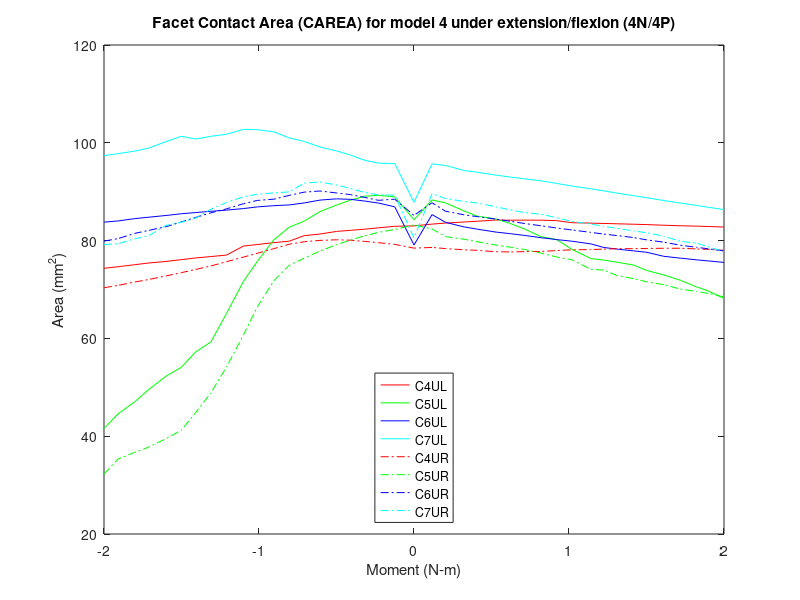

Source code (MATLAB):
% Facet Contact Area (CAREA)
% model4_APSlide_NoTether/4n & 4p
clear all;
%% 4P
figure (13)

c4ulxp=[2 2.05816 2.10161 2.16188 2.20417 2.26497 2.3108 2.35767 2.41039 2.46048 2.50857 2.57039 2.61266 2.65395 2.70851 2.75122 2.8056 2.85917 2.91124 2.95071 3]-2;
c4ulyp=[83.0059 83.3726 83.5914 83.805 83.9588 84.2104 84.1681 84.1902 84.1705 84.0814 83.6655 83.5719 83.5065 83.4417 83.3491 83.2712 83.1466 83.0367 82.9571 82.8804 82.7708];

c4urxp=[2 2.05816 2.10161 2.16188 2.20417 2.26497 2.3108 2.35767 2.41039 2.46048 2.50857 2.57039 2.61266 2.65395 2.70851 2.75122 2.8056 2.85917 2.91124 2.95071 3]-2;
c4uryp=[78.4596 78.6009 78.3681 78.1216 78.0072 77.7295 77.6769 77.7509 77.7936 77.961 78.1165 78.1662 78.2636 78.3477 78.3525 78.3906 78.4344 78.4364 78.3003 78.2052 78.0157];

c5ulxp=[2 2.05816 2.10161 2.16188 2.20417 2.26497 2.3108 2.35767 2.41039 2.46048 2.50857 2.57039 2.61266 2.65395 2.70851 2.75122 2.8056 2.85917 2.91124 2.95071 3]-2;
c5ulyp=[84.2651 88.3163 87.7119 86.0616 84.9941 84.4197 83.4917 82.3503 80.8007 80.2029 78.2431 76.3305 76.012 75.59 74.9943 73.8831 72.9818 71.8889 70.5452 69.6659 68.1776];

c5urxp=[2 2.05816 2.10161 2.16188 2.20417 2.26497 2.3108 2.35767 2.41039 2.46048 2.50857 2.57039 2.61266 2.65395 2.70851 2.75122 2.8056 2.85917 2.91124 2.95071 3]-2;
c5uryp=[83.2283 82.381 80.8111 80.2749 79.7679 79.0821 78.6458 78.1709 77.4355 76.6468 76.1105 74.138 73.973 72.8734 72.2223 71.5578 70.9921 70.0806 69.6094 69.1928 68.4867];

c6ulxp=[2 2.05816 2.10161 2.16188 2.20417 2.26497 2.3108 2.35767 2.41039 2.46048 2.50857 2.57039 2.61266 2.65395 2.70851 2.75122 2.8056 2.85917 2.91124 2.95071 3]-2;
c6ulyp=[79.1 85.319 83.7366 82.7951 82.3356 81.7386 81.4155 81.0479 80.5878 80.2035 79.8863 79.3269 78.5901 78.2708 77.9013 77.6056 76.7882 76.4128 76.0701 75.8331 75.5378];

c6urxp=[2 2.05816 2.10161 2.16188 2.20417 2.26497 2.3108 2.35767 2.41039 2.46048 2.50857 2.57039 2.61266 2.65395 2.70851 2.75122 2.8056 2.85917 2.91124 2.95071 3]-2;
c6uryp=[85.1652 87.7388 86.0096 85.2691 84.8995 84.3893 83.95 83.4858 83.0332 82.5727 82.1815 81.6824 81.3328 81.0303 80.6221 80.1411 79.6866 79.0521 78.6359 78.308 77.8835];

c7ulxp=[2 2.05816 2.10161 2.16188 2.20417 2.26497 2.3108 2.35767 2.41039 2.46048 2.50857 2.57039 2.61266 2.65395 2.70851 2.75122 2.8056 2.85917 2.91124 2.95071 3]-2;
c7ulyp=[87.8311 95.6796 95.3696 94.3236 93.9879 93.3822 92.995 92.6211 92.2276 91.6947 91.1663 90.5934 90.1607 89.7146 89.1803 88.7674 88.1929 87.6849 87.1956 86.8039 86.3414];

c7urxp=[2 2.05816 2.10161 2.16188 2.20417 2.26497 2.3108 2.35767 2.41039 2.46048 2.50857 2.57039 2.61266 2.65395 2.70851 2.75122 2.8056 2.85917 2.91124 2.95071 3]-2;
c7uryp=[80.5602 89.6009 88.6107 88.0053 87.6939 86.8929 86.2763 85.7192 85.3825 84.672 83.9225 83.4074 82.8869 82.5316 81.9729 81.6015 80.9023 79.8516 79.4939 78.6812 77.8042];

%% 4N
c4ulxn=-1*[2 2.0622 2.11523 2.15852 2.20492 2.25001 2.30364 2.35417 2.40231 2.45225 2.50547 2.55011 2.60474 2.65523 2.70472 2.7507 2.80007 2.85772 2.90074 2.95442 3 ]+2;
c4ulyn=[83.0059 82.9282 82.6103 82.3324 82.0969 81.8756 81.3389 81.0158 79.8826 79.5817 79.2018 78.8864 77.0417 76.7367 76.4513 76.1052 75.7351 75.41 75.0723 74.6602 74.3374];

c4urxn=-1*[2 2.0622 2.11523 2.15852 2.20492 2.25001 2.30364 2.35417 2.40231 2.45225 2.50547 2.55011 2.60474 2.65523 2.70472 2.7507 2.80007 2.85772 2.90074 2.95442 3 ]+2;
c4uryn=[78.4596 79.2277 79.5819 79.8334 80.0779 80.1678 80.0443 79.7732 79.2628 78.3526 77.407 76.6277 75.6875 74.8116 74.1002 73.4382 72.7733 72.0179 71.5318 70.8509 70.3544];

c5ulxn=-1*[2 2.0622 2.11523 2.15852 2.20492 2.25001 2.30364 2.35417 2.40231 2.45225 2.50547 2.55011 2.60474 2.65523 2.70472 2.7507 2.80007 2.85772 2.90074 2.95442 3 ]+2;
c5ulyn=[84.2651 88.9612 89.2554 89.0831 88.2744 87.2745 85.907 83.9863 82.7468 80.1493 75.7464 71.6568 65.1134 59.2795 57.2109 54.0915 52.2756 49.434 47.037 44.5771 41.591];

c5urxn=-1*[2 2.0622 2.11523 2.15852 2.20492 2.25001 2.30364 2.35417 2.40231 2.45225 2.50547 2.55011 2.60474 2.65523 2.70472 2.7507 2.80007 2.85772 2.90074 2.95442 3 ]+2;
c5uryn=[83.2283 82.2766 81.6822 80.9844 80.0975 79.1669 77.8606 76.4025 74.9862 71.7642 66.4383 60.7225 54.1551 48.8726 44.7848 41.2316 39.4859 37.7125 36.7158 35.3314 32.2743];

c6ulxn=-1*[2 2.0622 2.11523 2.15852 2.20492 2.25001 2.30364 2.35417 2.40231 2.45225 2.50547 2.55011 2.60474 2.65523 2.70472 2.7507 2.80007 2.85772 2.90074 2.95442 3 ]+2;
c6ulyn=[79.1 86.9114 87.684 88.0834 88.4392 88.5405 88.2819 87.6989 87.2972 87.1415 86.8932 86.5525 86.2364 85.9912 85.7321 85.4902 85.1369 84.7723 84.4948 84.0233 83.7749];

c6urxn=-1*[2 2.0622 2.11523 2.15852 2.20492 2.25001 2.30364 2.35417 2.40231 2.45225 2.50547 2.55011 2.60474 2.65523 2.70472 2.7507 2.80007 2.85772 2.90074 2.95442 3 ]+2;
c6uryn=[85.1652 88.4733 88.2358 88.8206 89.4045 89.7416 90.1445 89.9114 89.2562 88.4694 88.2185 87.5419 86.4933 85.677 84.742 83.8092 82.8427 82.0575 81.4786 80.4072 79.9];

c7ulxn=-1*[2 2.0622 2.11523 2.15852 2.20492 2.25001 2.30364 2.35417 2.40231 2.45225 2.50547 2.55011 2.60474 2.65523 2.70472 2.7507 2.80007 2.85772 2.90074 2.95442 3 ]+2;
c7ulyn=[87.8311 95.7433 95.8528 96.4083 97.4967 98.3378 99.1481 100.282 100.996 102.242 102.673 102.759 101.745 101.329 100.772 101.33 100.233 98.8831 98.3018 97.7865 97.3891];

c7urxn=-1*[2 2.0622 2.11523 2.15852 2.20492 2.25001 2.30364 2.35417 2.40231 2.45225 2.50547 2.55011 2.60474 2.65523 2.70472 2.7507 2.80007 2.85772 2.90074 2.95442 3 ]+2;
c7uryn=[80.5602 89.313 89.3449 89.8432 90.6381 91.3921 91.9878 91.7643 89.9676 89.7539 89.4672 88.9825 87.7931 86.4212 84.5933 83.7473 83.1035 80.9293 80.3659 79.3521 79.196 ];
%% left

c4xl=2*[flip(c4ulxn(2:21)),c4ulxp];
c4yl=[flip(c4ulyn(2:21)),c4ulyp];
a=plot(c4xl,c4yl,'r');
hold on

c5xl=2*[flip(c5ulxn(2:21)),c5ulxp];
c5yl=[flip(c5ulyn(2:21)),c5ulyp];
b=plot(c5xl,c5yl,'g');
hold on

c6xl=2*[flip(c6ulxn(2:21)),c6ulxp];
c6yl=[flip(c6ulyn(2:21)),c6ulyp];
c=plot(c6xl,c6yl,'b');
hold on

c7xl=2*[flip(c7ulxn(2:21)),c7ulxp];
c7yl=[flip(c7ulyn(2:21)),c7ulyp];
d=plot(c7xl,c7yl,'c');
hold on
%% Right

c4xr=2*[flip(c4urxn(2:21)),c4urxp];
c4yr=[flip(c4uryn(2:21)),c4uryp];
e=plot(c4xr,c4yr,'-.r');
hold on

c5xr=2*[flip(c5urxn(2:21)),c5urxp];
c5yr=[flip(c5uryn(2:21)),c5uryp];
f=plot(c5xr,c5yr,'-.g');
hold on

c6xr=2*[flip(c6urxn(2:21)),c6urxp];
c6yr=[flip(c6uryn(2:21)),c6uryp];
g=plot(c6xr,c6yr,'-.b');
hold on

c7xr=2*[flip(c7urxn(2:21)),c7urxp];
c7yr=[flip(c7uryn(2:21)),c7uryp];
h=plot(c7xr,c7yr,'-.c');

leg=[a,b,c,d,e,f,g,h];
title('Facet Contact Area (CAREA) for model 4 under extension/flexion (4N/4P)')
xlabel('Moment (N-m)')
ylabel('Area (mm^2)')
legend(leg,'C4UL','C5UL','C6UL','C7UL','C4UR','C5UR','C6UR','C7UR','location','south')
